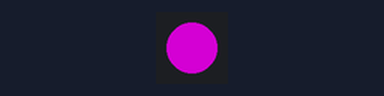
Bench run of a sketch on a simulated ESP8266 (NodeMCU). Shown: 1 RGB LEDs in strip order, left to right. Dim RGB values are drawn brighter than linear; WiFi joins after 1.5 s; servers stay silent unless stated; uploads are accepted with an empty reply; what the sketch prints to the serial monitor is not drawn.

Above: at 1.8 s.
At 2.3 s:
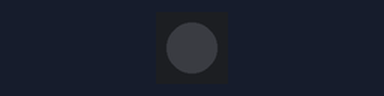
Timing chart, 0 to 3.8 s (numbered marks = the images above):
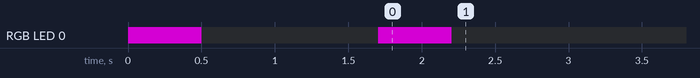

Measured:
- by itself, RGB LED 0: alternates RGB(128, 0, 128) for 0.50 s and off for 1.2 s, 4 changes in all, then stays off

The sketch:

workingbasicmetar.ino
```cpp
#include <ESP8266WiFi.h>
#include <WiFiClientSecure.h>
#include <ESP8266HTTPClient.h>
#include <Adafruit_NeoPixel.h>

// Define your Wi-Fi credentials
const char* ssid = "ssid";
const char* password = "pass";

// Define the aviationweather.gov API details
#define SERVER "aviationweather.gov"
#define BASE_URI "/cgi-bin/data/dataserver.php?dataSource=metars&requestType=retrieve&format=xml&hoursBeforeNow=3&mostRecentForEachStation=true&stationString="
const char* airport_code = "KPOE";  // The airport code you want the METAR data for

// LED setup
#define LED_PIN D1  // Define the pin connected to the WS2811 data pin
#define NUM_LEDS 1  // Number of LEDs
Adafruit_NeoPixel strip(NUM_LEDS, LED_PIN, NEO_GRB + NEO_KHZ800);  // I used a ws2811 with GRB color order you may need to change

void setup() {
  Serial.begin(9600);  // Set baud rate to 9600
  strip.begin();
  strip.show();  // Initialize all pixels to 'off'

  WiFi.begin(ssid, password);
  Serial.print("Connecting to Wi-Fi...");

  while (WiFi.status() != WL_CONNECTED) {
    flashTeal();  // Flash teal while waiting for Wi-Fi connection
    delay(500);
    Serial.print(".");
  }
  Serial.println("\nConnected to Wi-Fi");
  Serial.println("Wi-Fi signal strength (RSSI): " + String(WiFi.RSSI()) + " dBm");

  // Test internet connectivity
  testInternetConnectivity();
}

void loop() {
  flashTeal();  // Flash teal while fetching data
  fetchAndDisplayMETAR();
  delay(600000);  // Update every 10 minutes
}

void flashTeal() {
  setLEDColor(0, 128, 128);  // Corrected Teal color (GRB format)
  delay(500);
  setLEDColor(0, 0, 0);  // Turn off
  delay(500);
}

void fetchAndDisplayMETAR() {
  if (WiFi.status() == WL_CONNECTED) {
    WiFiClientSecure client;
    client.setInsecure();  // Disable SSL verification temporarily
    HTTPClient http;

    // Ensure using https:// to connect securely
    String url = "https://" + String(SERVER) + BASE_URI + airport_code;  // Construct the full URL with HTTPS

    Serial.println("Fetching METAR data from URL: " + url);

    http.begin(client, url);  // Use the updated method with WiFiClientSecure
    http.setTimeout(30000);  // Set timeout to 30 seconds

    int httpCode = http.GET();
    Serial.println("HTTP Response Code: " + String(httpCode));

    if (httpCode == 200) {
      String payload = http.getString();
      Serial.println("METAR Data: " + payload);  // Print the raw METAR data
      parseAndSetColor(payload);
    } else if (httpCode == 307) {
      Serial.println("Redirected to: " + http.getLocation());  // Print redirected URL
      fetchAndDisplayMETAR();  // Retry the request
    } else {
      Serial.println("Failed to fetch METAR data. HTTP Error: " + String(httpCode));
    }
    http.end();
  } else {
    Serial.println("Wi-Fi not connected.");
  }
}

void parseAndSetColor(String payload) {
  if (payload.indexOf("<flight_category>VFR</flight_category>") > -1) {
    setLEDColor(0, 255, 0);  // Green for VFR (GRB format)
  } else if (payload.indexOf("<flight_category>MVFR</flight_category>") > -1) {
    setLEDColor(0, 0, 255);  // Blue for MVFR (GRB format)
  } else if (payload.indexOf("<flight_category>IFR</flight_category>") > -1) {
    setLEDColor(255, 0, 0);  // Red for IFR (GRB format)
  } else if (payload.indexOf("<flight_category>LIFR</flight_category>") > -1) {
    setLEDColor(255, 0, 255);  // Magenta for LIFR (GRB format)
  }
}

void setLEDColor(int red, int green, int blue) {
  strip.setPixelColor(0, strip.Color(green, red, blue));  // Correct color order (GRB)
  strip.show();
}

void testInternetConnectivity() {
  WiFiClientSecure client;
  HTTPClient testHttp;
  testHttp.begin(client, "https://www.google.com");  // Use HTTPS here for testing
  int testHttpCode = testHttp.GET();
  Serial.println("Google Test HTTP Response Code: " + String(testHttpCode));
  testHttp.end();
}
```
